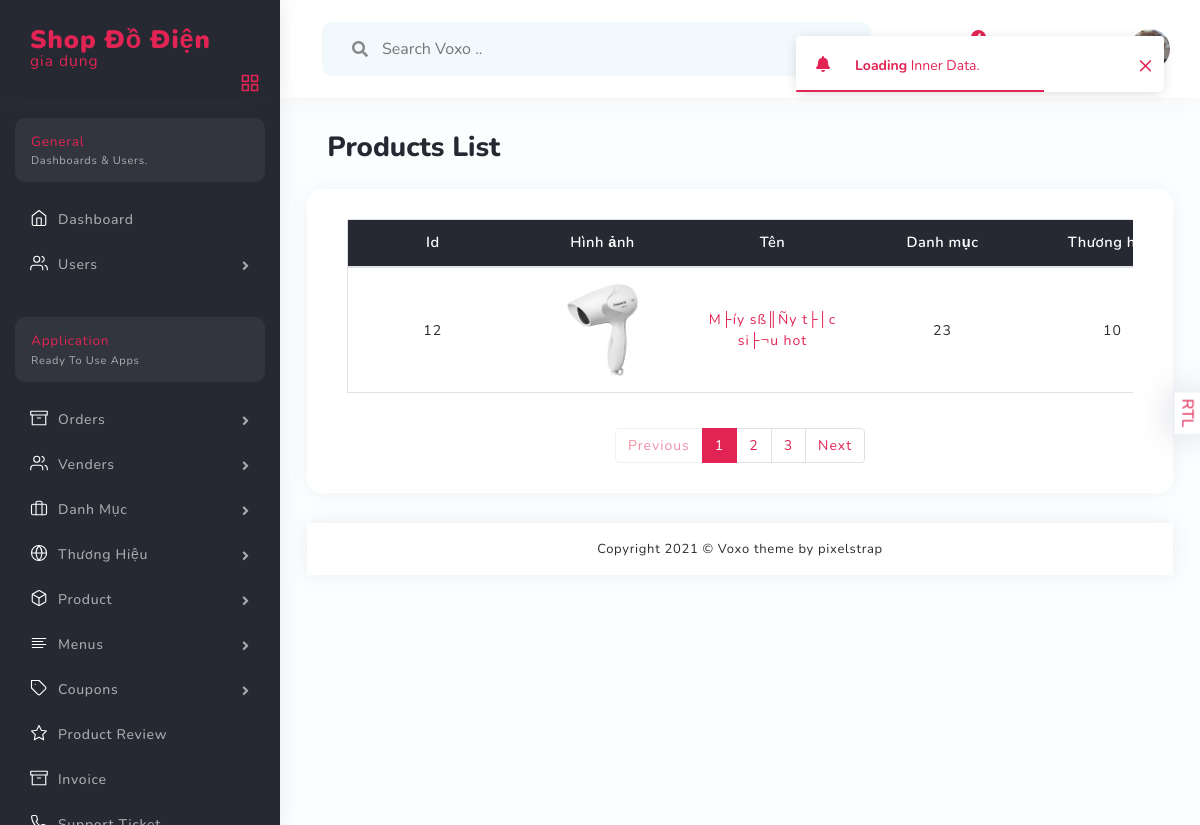
Screenshot of /index.php?act=list-products with the database file from the repository.
### tables this page shows
CREATE TABLE `products` (
  `product_id` int NOT NULL AUTO_INCREMENT,
  `name` text NOT NULL,
  `image` text NOT NULL,
  `price` float NOT NULL,
  `sale_price` float NOT NULL,
  `slug` text NOT NULL,
  `description` text NOT NULL,
  `category_id` int NOT NULL,
  `created_at` timestamp NULL DEFAULT NULL,
  `update_at` timestamp NULL DEFAULT NULL,
  `brand_id` int NOT NULL,
  PRIMARY KEY (`product_id`),
  KEY `category_id` (`category_id`),
  KEY `brand_id` (`brand_id`),
  CONSTRAINT `products_ibfk_1` FOREIGN KEY (`category_id`) REFERENCES `category` (`category_id`),
  CONSTRAINT `products_ibfk_2` FOREIGN KEY (`brand_id`) REFERENCES `brands` (`brand_id`)
);

### controllers/admin/ProductsControllers.php (called while the page is built, shortened)
<?php
require_once '../models/admin/ProductsModels.php';
class ProductsAdminController extends ProductsAdminModle
{
    public function listProduct()
    {
        $list_Products = (new ProductsAdminModle)->listProductAdmin();
        include '../views/admin/products/listProducts.php';
    }
}

### connect/connect.php (called while the page is built)
<?php
class Connect
{
    private $conn;
    public function connect(): ?PDO
    {
        if ($this->conn === null) {
            $serverName = 'localhost';
            $userName = 'root';
            $passWord = '';
            $myDB = 'du an mau 1';
            try {
                $this->conn = new PDO("mysql:host=$serverName;dbname=$myDB;charset=utf8", $userName, $passWord);
                $this->conn->setAttribute(PDO::ATTR_ERRMODE, PDO::ERRMODE_EXCEPTION);
            } catch (Throwable $th) {
                echo 'Kết nối thất bại: ' . $th->getMessage();
                return null;
            }
        }
        return $this->conn;
    }
}

### models/admin/ProductsModels.php (called while the page is built, shortened)
<?php
require_once '../connect/connect.php';
class ProductsAdminModle extends Connect
{
    public function listProductAdmin()
    {
        $sql = 'SELECT * FROM products';
        $stmt = $this->connect()->prepare($sql);
        $stmt->execute();
        return $stmt->fetchAll();
    }
}

### views/admin/products/listProducts.php (the view, shortened to what this page needs)
<?php include '../views/admin/layout/header.php' ?>
<?php include '../views/admin/layout/sidebar.php' ?>
<div class="page-body">
    <div class="title-header">
        <h5>Products List</h5>
    </div>
    <div class="container-fluid">
        <div class="row">
            <div class="col-sm-12">
                <div class="card">
                    <div class="card-body">
                        <div>
                            <div class="table-responsive table-desi table-product">
                                <table class="table table-1d all-package">
                                    <thead>
                                        <tr>
                                            <th>Id</th>
                                            <th>Hình ảnh</th>
                                            <th>Tên</th>
                                            <th>Danh mục</th>
                                            <th>Thương hiệu</th>
                                        </tr>
                                    </thead>
                                    <tbody>
                                        <?php foreach ($list_Products as $product): ?>
                                            <tr>
                                                <td>
                                                    <a href="javascript:void(0)"><?= $product['product_id'] ?></a>
                                                </td>
                                                <td>
                                                    <img src="./images/product/<?= $product['image'] ?>" class="img-fluid"
                                                        alt="" style="width: 100px">
                                                </td>
                                                <td>
                                                    <a href="javascript:void(0)"><?= $product['name'] ?></a>
                                                </td>
                                                <td>
                                                    <a href="javascript:void(0)"><?= $product['category_id'] ?></a>
                                                </td>
                                                <td>
                                                    <a href="javascript:void(0)"><?= $product['brand_id'] ?></a>
                                                </td>
                                            </tr>
                                        <?php endforeach ?>
                                    </tbody>
                                </table>
                            </div>
                        </div>
                    </div>
                    <div class="pagination-box">
                        <nav class="ms-auto me-auto " aria-label="...">
                            <ul class="pagination pagination-primary">
                                <li class="page-item disabled">
                                    <a class="page-link" href="javascript:void(0)" tabindex="-1">Previous</a>
                                </li>
                                <li class="page-item active">
                                    <a class="page-link" href="javascript:void(0)">1</a>
                                </li>
                                <li class="page-item">
                                    <a class="page-link" href="javascript:void(0)">2
                                    </a>
                                </li>
                                <li class="page-item">
                                    <a class="page-link" href="javascript:void(0)">3</a>
                                </li>
                                <li class="page-item">
                                    <a class="page-link" href="javascript:void(0)">Next</a>
                                </li>
                            </ul>
                        </nav>
                    </div>
                </div>
            </div>
        </div>
    </div>
    <div class="container-fluid">
        <footer class="footer">
            <div class="row">
                <div class="col-md-12 footer-copyright text-center">
                    <p class="mb-0">Copyright 2021 © Voxo theme by pixelstrap</p>
                </div>
            </div>
        </footer>
    </div>
</div>
<?php include '../views/admin/layout/footer.php' ?>

### rows the page displays
products: product_id "12", image (picture), name "M├íy sß║Ñy t├│c si├¬u hot", category "23", brand "10"
